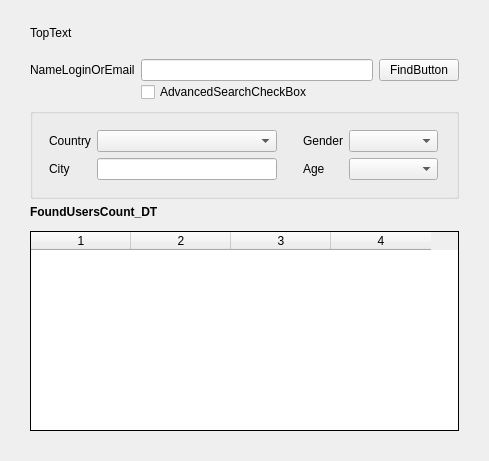
<ui version="4.0" >
 <class>FindPeopleFrameClass</class>
 <widget class="QFrame" name="FindPeopleFrameClass" >
  <property name="geometry" >
   <rect>
    <x>0</x>
    <y>0</y>
    <width>489</width>
    <height>461</height>
   </rect>
  </property>
  <property name="sizePolicy" >
   <sizepolicy vsizetype="Expanding" hsizetype="Preferred" >
    <horstretch>0</horstretch>
    <verstretch>0</verstretch>
   </sizepolicy>
  </property>
  <property name="frameShape" >
   <enum>QFrame::NoFrame</enum>
  </property>
  <property name="frameShadow" >
   <enum>QFrame::Plain</enum>
  </property>
  <property name="lineWidth" >
   <number>0</number>
  </property>
  <layout class="QVBoxLayout" name="verticalLayout" >
   <property name="leftMargin" >
    <number>30</number>
   </property>
   <property name="rightMargin" >
    <number>30</number>
   </property>
   <property name="bottomMargin" >
    <number>30</number>
   </property>
   <item>
    <spacer name="verticalSpacer" >
     <property name="orientation" >
      <enum>Qt::Vertical</enum>
     </property>
     <property name="sizeType" >
      <enum>QSizePolicy::Fixed</enum>
     </property>
     <property name="sizeHint" stdset="0" >
      <size>
       <width>20</width>
       <height>15</height>
      </size>
     </property>
    </spacer>
   </item>
   <item>
    <widget class="QLabel" name="descriptionLabel" >
     <property name="sizePolicy" >
      <sizepolicy vsizetype="Fixed" hsizetype="Preferred" >
       <horstretch>0</horstretch>
       <verstretch>0</verstretch>
      </sizepolicy>
     </property>
     <property name="text" >
      <string>TopText</string>
     </property>
    </widget>
   </item>
   <item>
    <spacer name="verticalSpacer_2" >
     <property name="orientation" >
      <enum>Qt::Vertical</enum>
     </property>
     <property name="sizeType" >
      <enum>QSizePolicy::Fixed</enum>
     </property>
     <property name="sizeHint" stdset="0" >
      <size>
       <width>429</width>
       <height>13</height>
      </size>
     </property>
    </spacer>
   </item>
   <item>
    <layout class="QGridLayout" name="gridLayout" >
     <property name="verticalSpacing" >
      <number>1</number>
     </property>
     <item row="0" column="0" >
      <widget class="QLabel" name="searchNameLabel" >
       <property name="text" >
        <string>NameLoginOrEmail</string>
       </property>
      </widget>
     </item>
     <item row="0" column="1" >
      <widget class="QLineEdit" name="searchNameEdit" />
     </item>
     <item row="0" column="2" >
      <widget class="QPushButton" name="findPeopleButton" >
       <property name="toolTip" >
        <string>FindButtonTip</string>
       </property>
       <property name="accessibleName" >
        <string>rectButton</string>
       </property>
       <property name="text" >
        <string>FindButton</string>
       </property>
      </widget>
     </item>
     <item row="1" column="1" >
      <widget class="QCheckBox" name="advancedSearchCheckBox" >
       <property name="text" >
        <string>AdvancedSearchCheckBox</string>
       </property>
      </widget>
     </item>
    </layout>
   </item>
   <item>
    <widget class="QGroupBox" name="advancedSearchGroup" >
     <property name="sizePolicy" >
      <sizepolicy vsizetype="Fixed" hsizetype="Preferred" >
       <horstretch>0</horstretch>
       <verstretch>0</verstretch>
      </sizepolicy>
     </property>
     <property name="alignment" >
      <set>Qt::AlignLeading|Qt::AlignLeft|Qt::AlignVCenter</set>
     </property>
     <property name="checked" >
      <bool>false</bool>
     </property>
     <layout class="QGridLayout" name="gridLayout_2" >
      <item row="0" column="0" >
       <layout class="QGridLayout" name="advancedSearchGLayout" >
        <property name="margin" >
         <number>5</number>
        </property>
        <item row="0" column="0" >
         <widget class="QLabel" name="countryLabel" >
          <property name="text" >
           <string>Country</string>
          </property>
         </widget>
        </item>
        <item row="0" column="1" >
         <widget class="QComboBox" name="countryCombo" >
          <property name="sizePolicy" >
           <sizepolicy vsizetype="Fixed" hsizetype="Fixed" >
            <horstretch>0</horstretch>
            <verstretch>0</verstretch>
           </sizepolicy>
          </property>
          <property name="minimumSize" >
           <size>
            <width>180</width>
            <height>0</height>
           </size>
          </property>
          <property name="maximumSize" >
           <size>
            <width>180</width>
            <height>16777215</height>
           </size>
          </property>
         </widget>
        </item>
        <item row="0" column="3" >
         <widget class="QLabel" name="genderLabel" >
          <property name="text" >
           <string>Gender</string>
          </property>
         </widget>
        </item>
        <item row="0" column="4" >
         <widget class="QComboBox" name="genderCombo" >
          <property name="sizePolicy" >
           <sizepolicy vsizetype="Fixed" hsizetype="Fixed" >
            <horstretch>0</horstretch>
            <verstretch>0</verstretch>
           </sizepolicy>
          </property>
          <property name="minimumSize" >
           <size>
            <width>89</width>
            <height>0</height>
           </size>
          </property>
          <property name="maximumSize" >
           <size>
            <width>89</width>
            <height>16777215</height>
           </size>
          </property>
         </widget>
        </item>
        <item row="1" column="0" >
         <widget class="QLabel" name="cityLabel" >
          <property name="text" >
           <string>City</string>
          </property>
         </widget>
        </item>
        <item row="1" column="1" >
         <widget class="QLineEdit" name="cityEdit" >
          <property name="sizePolicy" >
           <sizepolicy vsizetype="Fixed" hsizetype="Fixed" >
            <horstretch>0</horstretch>
            <verstretch>0</verstretch>
           </sizepolicy>
          </property>
          <property name="minimumSize" >
           <size>
            <width>180</width>
            <height>0</height>
           </size>
          </property>
          <property name="maximumSize" >
           <size>
            <width>180</width>
            <height>16777215</height>
           </size>
          </property>
         </widget>
        </item>
        <item row="1" column="3" >
         <widget class="QLabel" name="ageRangeLlabel" >
          <property name="text" >
           <string>Age</string>
          </property>
         </widget>
        </item>
        <item row="1" column="4" >
         <widget class="QComboBox" name="ageRangeCombo" >
          <property name="sizePolicy" >
           <sizepolicy vsizetype="Fixed" hsizetype="Fixed" >
            <horstretch>0</horstretch>
            <verstretch>0</verstretch>
           </sizepolicy>
          </property>
          <property name="minimumSize" >
           <size>
            <width>89</width>
            <height>0</height>
           </size>
          </property>
          <property name="maximumSize" >
           <size>
            <width>89</width>
            <height>16777215</height>
           </size>
          </property>
         </widget>
        </item>
        <item row="0" column="2" >
         <spacer name="horizontalSpacer" >
          <property name="orientation" >
           <enum>Qt::Horizontal</enum>
          </property>
          <property name="sizeType" >
           <enum>QSizePolicy::Fixed</enum>
          </property>
          <property name="sizeHint" stdset="0" >
           <size>
            <width>20</width>
            <height>20</height>
           </size>
          </property>
         </spacer>
        </item>
        <item row="0" column="5" >
         <spacer name="horizontalSpacer_5" >
          <property name="orientation" >
           <enum>Qt::Horizontal</enum>
          </property>
          <property name="sizeHint" stdset="0" >
           <size>
            <width>40</width>
            <height>20</height>
           </size>
          </property>
         </spacer>
        </item>
       </layout>
      </item>
     </layout>
    </widget>
   </item>
   <item>
    <widget class="QLabel" name="foundUsersLabel" >
     <property name="sizePolicy" >
      <sizepolicy vsizetype="Fixed" hsizetype="Preferred" >
       <horstretch>0</horstretch>
       <verstretch>0</verstretch>
      </sizepolicy>
     </property>
     <property name="font" >
      <font>
       <family>MS Shell Dlg 2</family>
       <pointsize>9</pointsize>
       <weight>75</weight>
       <italic>false</italic>
       <bold>true</bold>
       <underline>false</underline>
       <strikeout>false</strikeout>
      </font>
     </property>
     <property name="text" >
      <string>FoundUsersCount_DT</string>
     </property>
    </widget>
   </item>
   <item>
    <widget class="QFrame" name="frameMid" >
     <property name="frameShape" >
      <enum>QFrame::NoFrame</enum>
     </property>
     <property name="frameShadow" >
      <enum>QFrame::Raised</enum>
     </property>
    </widget>
   </item>
   <item>
    <widget class="MoodBox::ContactTable" name="contactTable" >
     <property name="frameShape" >
      <enum>QFrame::Box</enum>
     </property>
     <property name="frameShadow" >
      <enum>QFrame::Plain</enum>
     </property>
     <property name="horizontalScrollBarPolicy" >
      <enum>Qt::ScrollBarAlwaysOff</enum>
     </property>
     <property name="editTriggers" >
      <set>QAbstractItemView::NoEditTriggers</set>
     </property>
     <property name="alternatingRowColors" >
      <bool>true</bool>
     </property>
     <property name="selectionMode" >
      <enum>QAbstractItemView::SingleSelection</enum>
     </property>
     <property name="selectionBehavior" >
      <enum>QAbstractItemView::SelectRows</enum>
     </property>
     <property name="verticalScrollMode" >
      <enum>QAbstractItemView::ScrollPerPixel</enum>
     </property>
     <property name="showGrid" >
      <bool>false</bool>
     </property>
     <property name="gridStyle" >
      <enum>Qt::NoPen</enum>
     </property>
     <property name="wordWrap" >
      <bool>false</bool>
     </property>
     <property name="cornerButtonEnabled" >
      <bool>false</bool>
     </property>
     <property name="columnCount" >
      <number>4</number>
     </property>
     <column/>
     <column/>
     <column/>
     <column/>
    </widget>
   </item>
  </layout>
 </widget>
 <layoutdefault spacing="6" margin="11" />
 <customwidgets>
  <customwidget>
   <class>MoodBox::ContactTable</class>
   <extends>QTableWidget</extends>
   <header>uitools.h</header>
  </customwidget>
 </customwidgets>
 <tabstops>
  <tabstop>searchNameEdit</tabstop>
  <tabstop>findPeopleButton</tabstop>
  <tabstop>advancedSearchCheckBox</tabstop>
  <tabstop>countryCombo</tabstop>
  <tabstop>cityEdit</tabstop>
  <tabstop>genderCombo</tabstop>
  <tabstop>ageRangeCombo</tabstop>
  <tabstop>contactTable</tabstop>
 </tabstops>
 <resources/>
 <connections/>
</ui>
